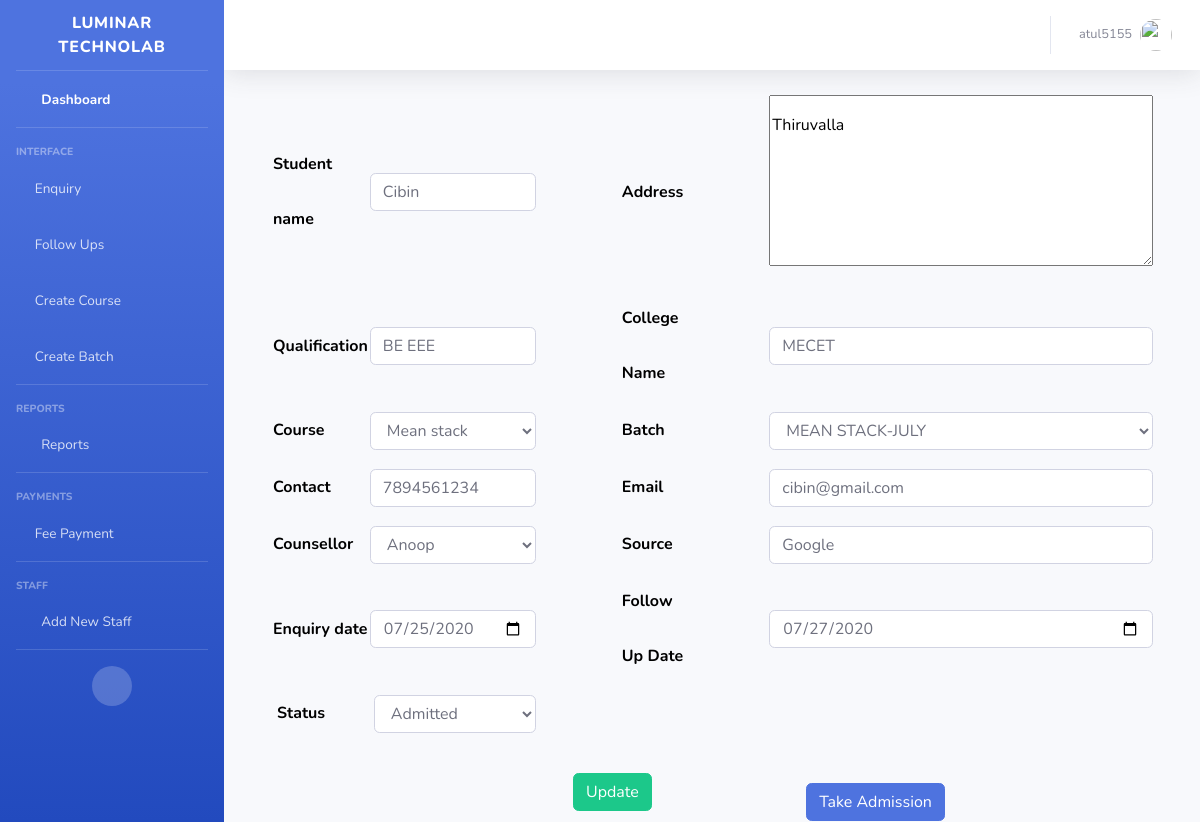
Page /followupdetail/fd8e42c5a90e4d57997327d224c1f4c1 (signed in) on the committed database.
### studentenquiry/models.py (models this page shows, shortened)
class Enquiry(models.Model):
    enquiryid = models.UUIDField(primary_key=True, default=uuid.uuid4, editable=False)
    studentname=models.CharField(max_length=100)
    address=models.TextField()
    qualification=models.CharField(max_length=50)
    collegename=models.CharField(max_length=100)
    course=models.ForeignKey(Course,on_delete=models.CASCADE)
    batch=models.ForeignKey(Batch,on_delete=models.CASCADE)
    counsellor=models.ForeignKey(Counsellor,on_delete=models.CASCADE)
    source=models.CharField(max_length=100)
    contact=models.IntegerField()
    email=models.EmailField(unique=True)
    enquirydate=models.DateField(default=date.today())
    followup_date=models.DateField()
    action=(
        ('1','Call_back'),
        ('2','Admitted'),
        ('3','Cancel')
    )
    status=models.CharField(max_length=20,choices=action)

### studentenquiry/views.py (the view, shortened to what this page needs)
# urls.py: path('followupdetail/<str:pk>',FollowUpDetail.as_view(),name='followupdetail'),
class FollowUpDetail(TemplateView):
    model=Enquiry
    form_class=EnquiryUpdateForm
    template_name = "enq/followupdetail.html"
    @method_decorator(login_required)
    def dispatch(self, request, *args, **kwargs):
        return super(FollowUpDetail, self).dispatch(request, *args, **kwargs)
    def get(self, request, *args, **kwargs):
        id=self.kwargs.get('pk')
        qs=Enquiry.objects.get(enquiryid=id)
        form=self.form_class(instance=qs)
        context={}
        context['form']=form
        context['id']=id
        return render(request,self.template_name,context)

### studentenquiry/models.py (called while the page is built)
    def __str__(self):
        return self.course_name

    def __str__(self):
        return self.batch_code

    def __str__(self):
        return self.counsellor_name

### templates/enq/followupdetail.html (shortened to what this page needs)
{% extends 'base.html' %}
{% block content %}
    <div class="container">
        <div class="row" id="followup">
            <div class="col-md-12">
                <form method="post">
                    <table>
                        <thead>
                        <tr>
                                <th>Student name</th>
                                <td>{{form.studentname}}</td>
                                <th class="formtab">Address</th>
                                <td class="formtab">{{form.address}}</td>
                            </tr>
                        </thead>
                        <thead>
                        <tr>
                                <th>Qualification</th>
                                <td>{{form.qualification}}</td>
                                <th class="formtab">College Name</th>
                                <td class="formtab">{{form.collegename}}</td>
                            </tr>
                        </thead>
                        <thead>
                        <tr>
                                <th>Course</th>
                                <td>{{form.course}}</td>
                                <th class="formtab">Batch</th>
                                <td class="formtab">{{form.batch}}</td>
                            </tr>
                        </thead>
                        <thead>
                        <tr>
                                <th>Contact</th>
                                <td>{{form.contact}}</td>
                                <th class="formtab">Email</th>
                                <td class="formtab">{{form.email}}</td>
                            </tr>
                        </thead>
                        <thead>
                        <tr>
                                <th>Counsellor</th>
                                <td>{{form.counsellor}}</td>
                                <th class="formtab">Source</th>
                                <td class="formtab">{{form.source}}</td>
                            </tr>
                        </thead>
                        <thead>
                        <tr>
                                <th>Enquiry date</th>
                                <td>{{form.enquirydate}}</td>
                                <th class="formtab">Follow Up Date</th>
                                <td class="formtab">{{form.followup_date}}</td>
                            </tr>
                         <tr>
                             <th class="enqinfo">Status</th>
                             <td class="enqinfo">{{form.status}}</td>
                        </tr>
                        </thead>
                    </table>
                    <table id="linktab">
                        <tr>
                            <td >
                                <input type="submit"  class="btn btn-success" value="Update" >
                                <a href="{%url 'newadmission' id %}" class="btn btn-primary" id="adtab">Take Admission</a>
                            </td>
                        </tr>
                    </table>
                </form>
            </div>
        </div>
    </div>
{% endblock %}

### templates/base.html (shortened to what this page needs)
<!DOCTYPE html>
{% load static %}
<html lang="en">
<head>
  <link href="{% static 'vendor/fontawesome-free/css/all.min.css' %}" rel="stylesheet" type="text/css">
  <link rel="stylesheet" href="{% static 'css/enq_project.css' %}">
  <link rel="stylesheet" href="{% static 'css/batch.css' %}">
  <link rel="stylesheet" href="{% static 'css/courses.css' %}">
  <link rel="stylesheet" href="{% static 'css/report.css' %}">
  <link rel="stylesheet" href="{% static 'css/payment.css' %}">
  <link rel="stylesheet" href="{% static 'css/follow.css' %}">
  <link href="{% static 'css/sb-admin-2.min.css' %}" rel="stylesheet">
  <link href="{% static 'vendor/datatables/dataTables.bootstrap4.min.css' %}" rel="stylesheet">
</head>
<body >
<div id="wrapper">
  <ul class="navbar-nav bg-gradient-primary sidebar sidebar-dark accordion" id="accordionSidebar">
      <a class="sidebar-brand d-flex align-items-center justify-content-center" href="">
        <div class="sidebar-brand-text mx-3">Luminar Technolab</div>
      </a>
      <hr class="sidebar-divider my-0">
      <li class="nav-item active">
        <a class="nav-link" href="{% url 'index' %}">
          <i class="fas fa-fw fa-tachometer-alt"></i>
          <span>Dashboard</span></a>
      </li>
      <hr class="sidebar-divider">
      <div class="sidebar-heading">
        Interface
      </div>
      <li class="nav-item">
        <a class="nav-link collapsed" href="#" data-toggle="collapse" data-target="#collapseTwo" aria-expanded="true" aria-controls="collapseTwo">
          <i class="fa fa-edit"></i>
          <span>Enquiry</span>
        </a>
      </li>
      <li class="nav-item">
        <a class="nav-link collapsed" href="#" data-toggle="collapse" data-target="#collapseUtilities" aria-expanded="true" aria-controls="collapseUtilities">
          <i class="fa fa-calendar"></i>
          <span>Follow Ups</span>
        </a>
      </li>
      <li class="nav-item">
        <a class="nav-link" href="{%url 'createcourse'%}">
          <i class="fa fa-book"></i>
          <span>Create Course</span></a>
      </li>
    <li class="nav-item">
      <a class="nav-link" href="{%url 'createbatch'%}">
        <i class="fa fa-folder-open"></i>
        <span>Create Batch</span></a>
    </li>
    <hr class="sidebar-divider">
    <div class="sidebar-heading">Reports</div>
    <li class="nav-item">
      <a class="nav-link collapsed" href="#" data-toggle="collapse" data-target="#collapsePages" aria-expanded="true" aria-controls="collapsePages">
        <i class="fas fa-fw fa-folder"></i>
        <span>Reports</span>
      </a>
    </li>
    <hr class="sidebar-divider">
    <div class="sidebar-heading">Payments</div>
    <li class="nav-item">
      <a class="nav-link collapsed" href="#" data-toggle="collapse" data-target="#collapsePayments" aria-expanded="true" aria-controls="collapsePages">
        <i class="far fa-credit-card"></i>
        <span>Fee Payment</span>
      </a>
    </li>
    <hr class="sidebar-divider">
    <div class="sidebar-heading">Staff</div>
    <li class="nav-item">
      <a class="nav-link collapsed" href="#" data-toggle="collapse" data-target="#collapseStaff" aria-expanded="true" aria-controls="collapsePages">
        <i class="fas fa-fw fa-user"></i>
        <span>Add New Staff</span>
      </a>
    </li>
    <hr class="sidebar-divider">
    <div class="text-center d-none d-md-inline">
      <button class="rounded-circle border-0" id="sidebarToggle"></button>
    </div>
  </ul>
  <div id="content-wrapper" class="d-flex flex-column">
    <div id="content">
      <nav class="navbar navbar-expand navbar-light bg-white topbar mb-4 static-top shadow">
        <ul class="navbar-nav ml-auto">
            <li class="nav-item dropdown no-arrow mx-1">
              <a class="nav-link dropdown-toggle" href="#" id="alertsDropdown" role="button" data-toggle="dropdown" aria-haspopup="true" aria-expanded="false">
                <i class="fas fa-bell fa-fw"></i>
              </a>
            </li>
            <li class="nav-item dropdown no-arrow mx-1">
              <a class="nav-link dropdown-toggle" href="#" id="messagesDropdown" role="button" data-toggle="dropdown" aria-haspopup="true" aria-expanded="false">
                <i class="fas fa-envelope fa-fw"></i>
              </a>
            </li>
          <li class="nav-item dropdown no-arrow">
            <a class="nav-link dropdown-toggle" href="#" id="userDropdown" role="button" data-toggle="dropdown" aria-haspopup="true" aria-expanded="false">
              <span class="mr-2 d-none d-lg-inline text-gray-600 small">{{request.user}}</span>
              <img class="img-profile rounded-circle" src="https://source.unsplash.com/QAB-WJcbgJk/60x60">
            </a>
            </li>
        </ul>
      </nav>
<div class="container-fluid">
  {% block content %}
  {% endblock %}
</div>
    </div>
  </div>
</div>
</body>
</html>

### studentenquiry/static/css/enq_project.css (style rules this page uses)
.formtab { padding-left:85px; }
form { line-height:55px; }
.enqinfo { padding-left:5px; }
td { text-align:center; color:black; font-weight:bolder; }
th { text-align:center; color:black; font-weight:bolder; }
#adtab { margin-left:100px; }
#linktab { margin-left:300px; margin-top:20px; }

### studentenquiry/static/css/courses.css (style rules this page uses)
td,th { text-align:center; }

### studentenquiry/static/css/follow.css (style rules this page uses)
#adtab { margin-top:20px; margin-left:150px; }

### rows in the picture
Enquiry: studentname "Cibin", address "Thiruvalla", qualification "BE EEE", collegename "MECET", course "Mean stack", batch "MEAN STACK-JULY", contact "7894561234", email "cibin@gmail.com", counsellor "Anoop", source "Google", enquirydate "07/25/2020", followup_date "07/27/2020", status "Admitted"

### other values in the picture
{{ request.user }} "atul5155"
